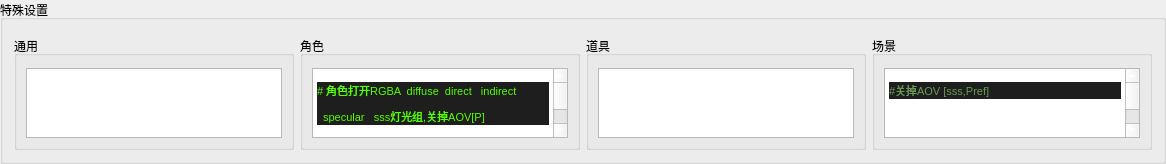
    <widget class="QGroupBox" name="SpeciSetGB">
     <property name="enabled">
      <bool>true</bool>
     </property>
     <property name="minimumSize">
      <size>
       <width>0</width>
       <height>0</height>
      </size>
     </property>
     <property name="maximumSize">
      <size>
       <width>16777215</width>
       <height>120</height>
      </size>
     </property>
     <property name="title">
      <string>特殊设置</string>
     </property>
     <layout class="QHBoxLayout" name="horizontalLayout">
      <property name="topMargin">
       <number>16</number>
      </property>
      <item>
       <widget class="QGroupBox" name="groupBox_3">
        <property name="title">
         <string>通用</string>
        </property>
        <layout class="QVBoxLayout" name="verticalLayout_7">
         <property name="topMargin">
          <number>12</number>
         </property>
         <item>
          <widget class="QTextEdit" name="usualSeting_Wgt">
           <property name="toolTip">
            <string>通用</string>
           </property>
           <property name="styleSheet">
            <string notr="true">color: rgb(255, 255, 255);</string>
           </property>
           <property name="html">
            <string>&lt;!DOCTYPE HTML PUBLIC &quot;-//W3C//DTD HTML 4.0//EN&quot; &quot;http://www.w3.org/TR/REC-html40/strict.dtd&quot;&gt;
&lt;html&gt;&lt;head&gt;&lt;meta name=&quot;qrichtext&quot; content=&quot;1&quot; /&gt;&lt;style type=&quot;text/css&quot;&gt;
p, li { white-space: pre-wrap; }
&lt;/style&gt;&lt;/head&gt;&lt;body style=&quot; font-family:'SimSun'; font-size:9pt; font-weight:400; font-style:normal;&quot;&gt;
&lt;p style=&quot;-qt-paragraph-type:empty; margin-top:0px; margin-bottom:0px; margin-left:0px; margin-right:0px; -qt-block-indent:0; text-indent:0px;&quot;&gt;&lt;br /&gt;&lt;/p&gt;
&lt;p style=&quot;-qt-paragraph-type:empty; margin-top:0px; margin-bottom:0px; margin-left:0px; margin-right:0px; -qt-block-indent:0; text-indent:0px;&quot;&gt;&lt;br /&gt;&lt;/p&gt;
&lt;p style=&quot;-qt-paragraph-type:empty; margin-top:0px; margin-bottom:0px; margin-left:0px; margin-right:0px; -qt-block-indent:0; text-indent:0px;&quot;&gt;&lt;br /&gt;&lt;/p&gt;&lt;/body&gt;&lt;/html&gt;</string>
           </property>
          </widget>
         </item>
        </layout>
       </widget>
      </item>
      <item>
       <widget class="QGroupBox" name="groupBox_7">
        <property name="title">
         <string>角色</string>
        </property>
        <layout class="QVBoxLayout" name="verticalLayout">
         <property name="topMargin">
          <number>12</number>
         </property>
         <item>
          <widget class="QTextEdit" name="CharSeting_Wgt">
           <property name="toolTip">
            <string>角色</string>
           </property>
           <property name="styleSheet">
            <string notr="true">color: rgb(255, 255, 255);</string>
           </property>
           <property name="html">
            <string>&lt;!DOCTYPE HTML PUBLIC &quot;-//W3C//DTD HTML 4.0//EN&quot; &quot;http://www.w3.org/TR/REC-html40/strict.dtd&quot;&gt;
&lt;html&gt;&lt;head&gt;&lt;meta name=&quot;qrichtext&quot; content=&quot;1&quot; /&gt;&lt;style type=&quot;text/css&quot;&gt;
p, li { white-space: pre-wrap; }
&lt;/style&gt;&lt;/head&gt;&lt;body style=&quot; font-family:'SimSun'; font-size:9pt; font-weight:400; font-style:normal;&quot;&gt;
&lt;p style=&quot; margin-top:0px; margin-bottom:0px; margin-left:0px; margin-right:0px; -qt-block-indent:0; text-indent:0px; line-height:26px; background-color:#1e1e1e;&quot;&gt;&lt;span style=&quot; font-family:'Consolas,Courier New,monospace'; font-size:8pt; color:#55ff00;&quot;&gt;# 角色打开&lt;/span&gt;&lt;span style=&quot; font-family:'Calibri'; font-size:8pt; color:#55ff00;&quot;&gt;RGBA  diffuse  direct   indirect   specular   sss&lt;/span&gt;&lt;span style=&quot; font-family:'Consolas,Courier New,monospace'; font-size:8pt; color:#55ff00;&quot;&gt;灯光组,关掉AOV[P]&lt;/span&gt;&lt;/p&gt;
&lt;p style=&quot; margin-top:0px; margin-bottom:0px; margin-left:0px; margin-right:0px; -qt-block-indent:0; text-indent:0px;&quot;&gt;&lt;span style=&quot; font-size:8pt;&quot;&gt;import mtoa.aovs as aovs&lt;/span&gt;&lt;/p&gt;
&lt;p style=&quot; margin-top:0px; margin-bottom:0px; margin-left:0px; margin-right:0px; -qt-block-indent:0; text-indent:0px;&quot;&gt;&lt;span style=&quot; font-size:8pt;&quot;&gt;aovNodeList=aovs.AOVInterface().getAOVs()&lt;/span&gt;&lt;/p&gt;
&lt;p style=&quot; margin-top:0px; margin-bottom:0px; margin-left:0px; margin-right:0px; -qt-block-indent:0; text-indent:0px;&quot;&gt;&lt;span style=&quot; font-size:8pt;&quot;&gt;enableLightGrp=['RGBA','diffuse','direct','indirect','specular','sss']&lt;/span&gt;&lt;/p&gt;
&lt;p style=&quot; margin-top:0px; margin-bottom:0px; margin-left:0px; margin-right:0px; -qt-block-indent:0; text-indent:0px;&quot;&gt;&lt;span style=&quot; font-size:8pt;&quot;&gt;for aov in aovNodeList:&lt;/span&gt;&lt;/p&gt;
&lt;p style=&quot; margin-top:0px; margin-bottom:0px; margin-left:0px; margin-right:0px; -qt-block-indent:0; text-indent:0px;&quot;&gt;&lt;span style=&quot; font-size:8pt;&quot;&gt;    aov_name=aov.name&lt;/span&gt;&lt;/p&gt;
&lt;p style=&quot; margin-top:0px; margin-bottom:0px; margin-left:0px; margin-right:0px; -qt-block-indent:0; text-indent:0px;&quot;&gt;&lt;span style=&quot; font-size:8pt;&quot;&gt;    aov_node=aov.node&lt;/span&gt;&lt;/p&gt;
&lt;p style=&quot; margin-top:0px; margin-bottom:0px; margin-left:0px; margin-right:0px; -qt-block-indent:0; text-indent:0px;&quot;&gt;&lt;span style=&quot; font-size:8pt;&quot;&gt;    if aov_name in enableLightGrp:&lt;/span&gt;&lt;/p&gt;
&lt;p style=&quot; margin-top:0px; margin-bottom:0px; margin-left:0px; margin-right:0px; -qt-block-indent:0; text-indent:0px;&quot;&gt;&lt;span style=&quot; font-size:8pt;&quot;&gt;        cmds.setAttr(aov_node+'.lightGroups',1)&lt;/span&gt;&lt;/p&gt;
&lt;p style=&quot; margin-top:0px; margin-bottom:0px; margin-left:0px; margin-right:0px; -qt-block-indent:0; text-indent:0px;&quot;&gt;&lt;span style=&quot; font-size:8pt;&quot;&gt;    if aov_name=='P':&lt;/span&gt;&lt;/p&gt;
&lt;p style=&quot; margin-top:0px; margin-bottom:0px; margin-left:0px; margin-right:0px; -qt-block-indent:0; text-indent:0px;&quot;&gt;&lt;span style=&quot; font-size:8pt;&quot;&gt;        cmds.editRenderLayerAdjustment(aov_node+&amp;quot;.enabled&amp;quot;)&lt;/span&gt;&lt;/p&gt;
&lt;p style=&quot; margin-top:0px; margin-bottom:0px; margin-left:0px; margin-right:0px; -qt-block-indent:0; text-indent:0px;&quot;&gt;&lt;span style=&quot; font-size:8pt;&quot;&gt;        cmds.setAttr(aov_node+&amp;quot;.enabled&amp;quot;,0)&lt;/span&gt;&lt;/p&gt;&lt;/body&gt;&lt;/html&gt;</string>
           </property>
          </widget>
         </item>
        </layout>
       </widget>
      </item>
      <item>
       <widget class="QGroupBox" name="groupBox_9">
        <property name="title">
         <string>道具</string>
        </property>
        <layout class="QVBoxLayout" name="verticalLayout_5">
         <property name="topMargin">
          <number>12</number>
         </property>
         <item>
          <widget class="QTextEdit" name="PropSeting_Wgt">
           <property name="toolTip">
            <string>道具</string>
           </property>
           <property name="html">
            <string>&lt;!DOCTYPE HTML PUBLIC &quot;-//W3C//DTD HTML 4.0//EN&quot; &quot;http://www.w3.org/TR/REC-html40/strict.dtd&quot;&gt;
&lt;html&gt;&lt;head&gt;&lt;meta name=&quot;qrichtext&quot; content=&quot;1&quot; /&gt;&lt;style type=&quot;text/css&quot;&gt;
p, li { white-space: pre-wrap; }
&lt;/style&gt;&lt;/head&gt;&lt;body style=&quot; font-family:'SimSun'; font-size:9pt; font-weight:400; font-style:normal;&quot;&gt;
&lt;p style=&quot;-qt-paragraph-type:empty; margin-top:0px; margin-bottom:0px; margin-left:0px; margin-right:0px; -qt-block-indent:0; text-indent:0px;&quot;&gt;&lt;br /&gt;&lt;/p&gt;&lt;/body&gt;&lt;/html&gt;</string>
           </property>
          </widget>
         </item>
        </layout>
       </widget>
      </item>
      <item>
       <widget class="QGroupBox" name="groupBox_8">
        <property name="title">
         <string>场景</string>
        </property>
        <layout class="QVBoxLayout" name="verticalLayout_4">
         <property name="topMargin">
          <number>12</number>
         </property>
         <item>
          <widget class="QTextEdit" name="SetSeting_Wgt">
           <property name="toolTip">
            <string>场景</string>
           </property>
           <property name="styleSheet">
            <string notr="true">color: rgb(255, 255, 255);</string>
           </property>
           <property name="html">
            <string>&lt;!DOCTYPE HTML PUBLIC &quot;-//W3C//DTD HTML 4.0//EN&quot; &quot;http://www.w3.org/TR/REC-html40/strict.dtd&quot;&gt;
&lt;html&gt;&lt;head&gt;&lt;meta name=&quot;qrichtext&quot; content=&quot;1&quot; /&gt;&lt;style type=&quot;text/css&quot;&gt;
p, li { white-space: pre-wrap; }
&lt;/style&gt;&lt;/head&gt;&lt;body style=&quot; font-family:'SimSun'; font-size:9pt; font-weight:400; font-style:normal;&quot;&gt;
&lt;p style=&quot; margin-top:0px; margin-bottom:0px; margin-left:0px; margin-right:0px; -qt-block-indent:0; text-indent:0px; line-height:26px; background-color:#1e1e1e;&quot;&gt;&lt;span style=&quot; font-family:'Consolas,Courier New,monospace'; font-size:8pt; color:#6a9955;&quot;&gt;#关掉AOV [sss,Pref]&lt;/span&gt;&lt;/p&gt;
&lt;p style=&quot; margin-top:0px; margin-bottom:0px; margin-left:0px; margin-right:0px; -qt-block-indent:0; text-indent:0px;&quot;&gt;&lt;span style=&quot; font-size:8pt;&quot;&gt;import mtoa.aovs as aovs&lt;/span&gt;&lt;/p&gt;
&lt;p style=&quot; margin-top:0px; margin-bottom:0px; margin-left:0px; margin-right:0px; -qt-block-indent:0; text-indent:0px;&quot;&gt;&lt;span style=&quot; font-size:8pt;&quot;&gt;aovNodeList=aovs.AOVInterface().getAOVs()&lt;/span&gt;&lt;/p&gt;
&lt;p style=&quot; margin-top:0px; margin-bottom:0px; margin-left:0px; margin-right:0px; -qt-block-indent:0; text-indent:0px;&quot;&gt;&lt;span style=&quot; font-size:8pt;&quot;&gt;disableLightGrp=['sss','Pref']&lt;/span&gt;&lt;/p&gt;
&lt;p style=&quot; margin-top:0px; margin-bottom:0px; margin-left:0px; margin-right:0px; -qt-block-indent:0; text-indent:0px;&quot;&gt;&lt;span style=&quot; font-size:8pt;&quot;&gt;for aov in aovNodeList:&lt;/span&gt;&lt;/p&gt;
&lt;p style=&quot; margin-top:0px; margin-bottom:0px; margin-left:0px; margin-right:0px; -qt-block-indent:0; text-indent:0px;&quot;&gt;&lt;span style=&quot; font-size:8pt;&quot;&gt;    aov_name=aov.name&lt;/span&gt;&lt;/p&gt;
&lt;p style=&quot; margin-top:0px; margin-bottom:0px; margin-left:0px; margin-right:0px; -qt-block-indent:0; text-indent:0px;&quot;&gt;&lt;span style=&quot; font-size:8pt;&quot;&gt;    aov_node=aov.node&lt;/span&gt;&lt;/p&gt;
&lt;p style=&quot; margin-top:0px; margin-bottom:0px; margin-left:0px; margin-right:0px; -qt-block-indent:0; text-indent:0px;&quot;&gt;&lt;span style=&quot; font-size:8pt;&quot;&gt;    if aov_name in disableLightGrp:&lt;/span&gt;&lt;/p&gt;
&lt;p style=&quot; margin-top:0px; margin-bottom:0px; margin-left:0px; margin-right:0px; -qt-block-indent:0; text-indent:0px;&quot;&gt;&lt;span style=&quot; font-size:8pt;&quot;&gt;        cmds.editRenderLayerAdjustment(aov_node+&amp;quot;.enabled&amp;quot;)&lt;/span&gt;&lt;/p&gt;
&lt;p style=&quot; margin-top:0px; margin-bottom:0px; margin-left:0px; margin-right:0px; -qt-block-indent:0; text-indent:0px;&quot;&gt;&lt;span style=&quot; font-size:8pt;&quot;&gt;        cmds.setAttr(aov_node+&amp;quot;.enabled&amp;quot;,0)&lt;/span&gt;&lt;/p&gt;&lt;/body&gt;&lt;/html&gt;</string>
           </property>
          </widget>
         </item>
        </layout>
       </widget>
      </item>
     </layout>
    </widget>
